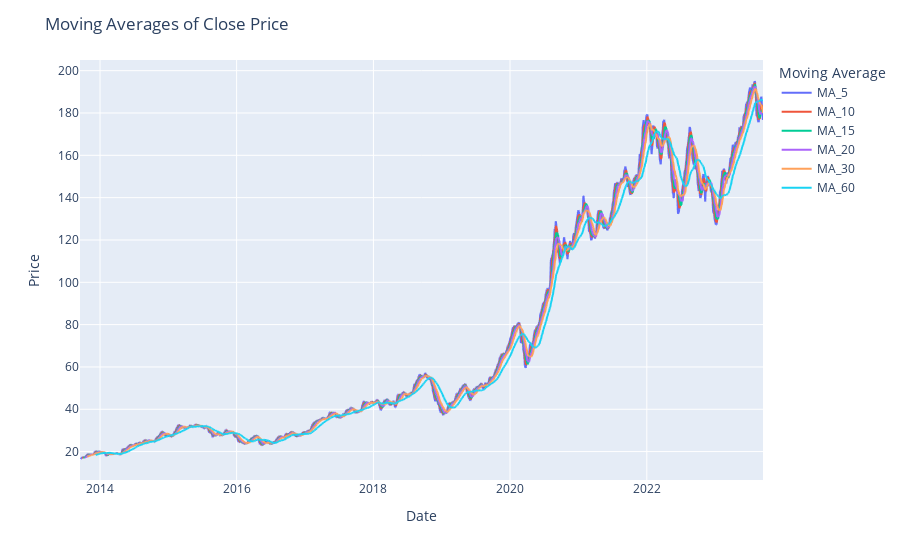

Write notebook code for a chart like this one.
### Code cell
# Calculate moving averages
windows = [5, 10, 15, 20, 30, 60]
for window in windows:
    AAPL[f'MA_{window}'] = AAPL['Close'].rolling(window=window).mean()

# Reset the index to make 'Date' a regular column (optional)
# df.reset_index(inplace=True)

# Create a line chart with Plotly Express
fig = px.line(AAPL, x=AAPL.index, y=AAPL.columns[-len(windows):], labels={'variable': 'Moving Average'})
fig.update_layout(title='Moving Averages of Close Price', xaxis_title='Date', yaxis_title='Price')
fig.show()

### Figure 1 — Plotly figure (JSON) as saved in the notebook; plotly's stock layout.template omitted (floating-point values rounded to 4 significant figures; data arrays with more than 128 entries replaced by an {"elided": "..."} marker saying what was removed)
{"data": [{"hovertemplate": "Moving Average=MA_5<br>Date=%{x}<br>value=%{y}<extra></extra>", "legendgroup": "MA_5", "line": {"color": "#636efa", "dash": "solid"}, "marker": {"symbol": "circle"}, "mode": "lines", "name": "MA_5", "showlegend": true, "type": "scattergl", "x": {"elided": "2517 str values"}, "xaxis": "x", "y": {"elided": "2517 float values"}, "yaxis": "y"}, {"hovertemplate": "Moving Average=MA_10<br>Date=%{x}<br>value=%{y}<extra></extra>", "legendgroup": "MA_10", "line": {"color": "#EF553B", "dash": "solid"}, "marker": {"symbol": "circle"}, "mode": "lines", "name": "MA_10", "showlegend": true, "type": "scattergl", "x": {"elided": "2517 str values"}, "xaxis": "x", "y": {"elided": "2517 float values"}, "yaxis": "y"}, {"hovertemplate": "Moving Average=MA_15<br>Date=%{x}<br>value=%{y}<extra></extra>", "legendgroup": "MA_15", "line": {"color": "#00cc96", "dash": "solid"}, "marker": {"symbol": "circle"}, "mode": "lines", "name": "MA_15", "showlegend": true, "type": "scattergl", "x": {"elided": "2517 str values"}, "xaxis": "x", "y": {"elided": "2517 float values"}, "yaxis": "y"}, {"hovertemplate": "Moving Average=MA_20<br>Date=%{x}<br>value=%{y}<extra></extra>", "legendgroup": "MA_20", "line": {"color": "#ab63fa", "dash": "solid"}, "marker": {"symbol": "circle"}, "mode": "lines", "name": "MA_20", "showlegend": true, "type": "scattergl", "x": {"elided": "2517 str values"}, "xaxis": "x", "y": {"elided": "2517 float values"}, "yaxis": "y"}, {"hovertemplate": "Moving Average=MA_30<br>Date=%{x}<br>value=%{y}<extra></extra>", "legendgroup": "MA_30", "line": {"color": "#FFA15A", "dash": "solid"}, "marker": {"symbol": "circle"}, "mode": "lines", "name": "MA_30", "showlegend": true, "type": "scattergl", "x": {"elided": "2517 str values"}, "xaxis": "x", "y": {"elided": "2517 float values"}, "yaxis": "y"}, {"hovertemplate": "Moving Average=MA_60<br>Date=%{x}<br>value=%{y}<extra></extra>", "legendgroup": "MA_60", "line": {"color": "#19d3f3", "dash": "solid"}, "marker": {"symbol": "circle"}, "mode": "lines", "name": "MA_60", "showlegend": true, "type": "scattergl", "x": {"elided": "2517 str values"}, "xaxis": "x", "y": {"elided": "2517 float values"}, "yaxis": "y"}], "layout": {"legend": {"title": {"text": "Moving Average"}, "tracegroupgap": 0}, "margin": {"t": 60}, "title": {"text": "Moving Averages of Close Price"}, "xaxis": {"anchor": "y", "domain": [0, 1], "title": {"text": "Date"}}, "yaxis": {"anchor": "x", "domain": [0, 1], "title": {"text": "Price"}}}}
